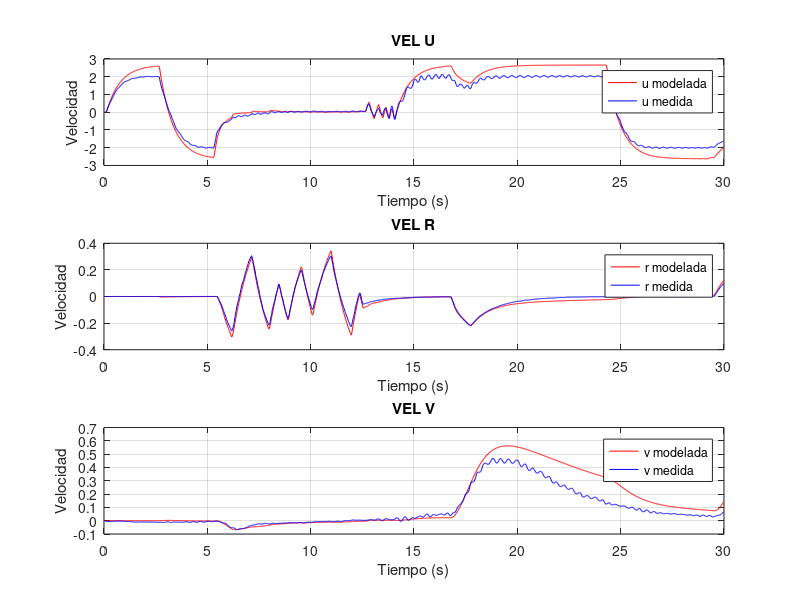

This chart was generated by the following MATLAB code: (Note: this script raises an error after producing the figure.)
clc, clear all, close all,
% Cargar los datos de torques y tiempo desde el archivo .mat
load('muestreo_externo.mat');
load('delta_valores_3.mat', 'delta');

% Asignar los valores de delta a variables individuales
delta_1 = delta(1);
delta_2 = delta(2);
delta_3 = delta(3);
delta_4 = delta(4);
delta_5 = delta(5);
delta_6 = delta(6);
delta_7 = delta(7);
delta_8 = delta(8);
delta_9 = delta(9);

% Definición de matrices del sistema
M = [delta_1, 0, 0;
     0, delta_2, 0;
     0, 0, delta_3];

D = [delta_7, 0, 0;
     0, delta_8, 0;
     0, 0, delta_9];

% Condiciones iniciales de velocidad
u = zeros(length(t),1);
v = zeros(length(t),1);
r = zeros(length(t),1);
% Torques de entrada (asumimos T_v = 0, ya que solo están T_u y T_r)
T_v = zeros(length(t),1);
IM=inv(M);
% Simulación
for k = 1:length(t) - 1
    % Estado de velocidades actuales
    vel = [u(k); v(k); r(k)];
    
    % Cálculo del vector C(vel) * vel
    C = [0, -delta_4 * r(k), - delta_5 * v(k);
         delta_4*r(k), 0, delta_6 * u(k);
         delta_5 * v(k), -delta_6 * u(k), 0];
     
    % Cálculo de las derivadas de velocidad usando: M * d_vel = T - C*vel - D*vel
    d_vel = IM*([T_u(k); T_v(k); T_r(k)] - C * vel - D * vel);
    
    % Integración de Euler para obtener las velocidades en el siguiente instante
    u(k + 1) = u(k) + d_vel(1) * ts;
    v(k + 1) = v(k) + d_vel(2) * ts;
    r(k + 1) = r(k) + d_vel(3) * ts;
end


% Gráfica de los resultados en un subplot
figure;

% Subplot para la velocidad u
subplot(3, 1, 1); % 3 filas, 1 columna, 1ª gráfica
plot(t, u, 'r', 'DisplayName', 'u modelada');
hold on;
plot(t, vel_u, 'b', 'DisplayName', 'u medida');
xlabel('Tiempo (s)');
ylabel('Velocidad');
title('VEL U');
legend;
grid on;

% Subplot para la velocidad r
subplot(3, 1, 2); % 3 filas, 1 columna, 2ª gráfica
plot(t, r, 'r', 'DisplayName', 'r modelada');
hold on;
plot(t, vel_r, 'b', 'DisplayName', 'r medida');
xlabel('Tiempo (s)');
ylabel('Velocidad');
title('VEL R');
legend;
grid on;

% Subplot para la velocidad v
subplot(3, 1, 3); % 3 filas, 1 columna, 3ª gráfica
plot(t, v, 'r', 'DisplayName', 'v modelada');
hold on;
plot(t, vel_v, 'b', 'DisplayName', 'v medida');
xlabel('Tiempo (s)');
ylabel('Velocidad');
title('VEL V');
legend;
grid on;

% Ajuste de espacio entre subplots
sgtitle('Resultados de Velocidades') % Título general para todos los subplots
error_u3=calcularECM(u,vel_u);
error_v3=calcularECM(v,vel_v);
error_r3=calcularECM(r,vel_r);
% Imprime los resultados en la consola
fprintf('Error cuadrático medio de u: %.4f\n', error_u3);
fprintf('Error cuadrático medio de v: %.4f\n', error_v3);
fprintf('Error cuadrático medio de r: %.4f\n', error_r3);
save('errores.mat', 'error_u3', 'error_v3', 'error_r3');

function ecm = calcularECM(vector1, vector2)
    % Comprueba que los vectores tengan el mismo tamaño
    if length(vector1) ~= length(vector2)
        error('Los vectores deben tener el mismo tamaño');
    end
    
    % Calcula el error cuadrático medio
    ecm = mean((vector1 - vector2).^2);
end

